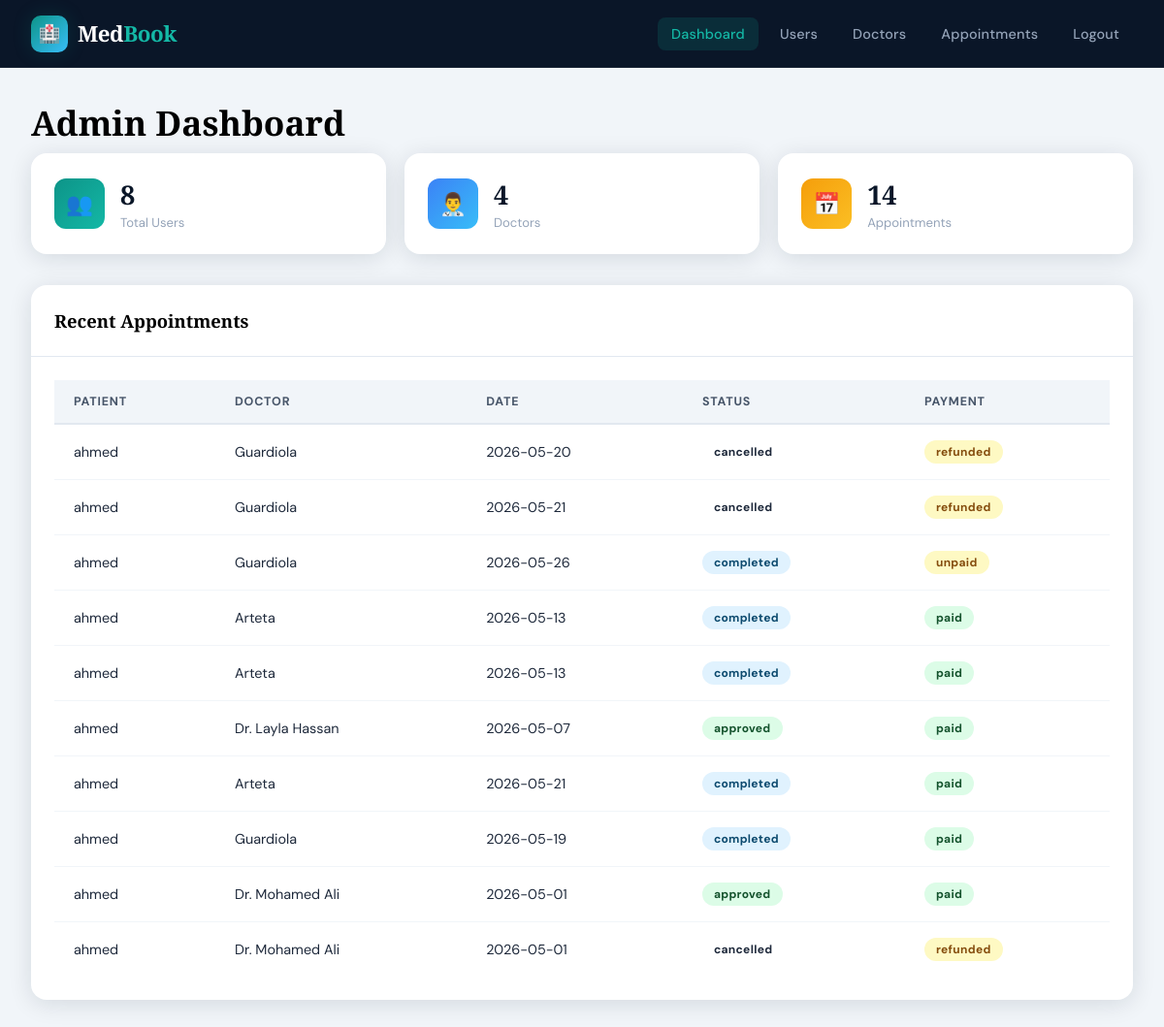
The page /admin/dashboard (signed in) on the database its author committed.
### models.py (models this page shows, shortened)
class Appointment(db.Model):
    __tablename__ = "appointments"
    id = db.Column(db.Integer, primary_key=True)
    patient_id = db.Column(db.Integer, db.ForeignKey("users.id"), nullable=False)
    doctor_id = db.Column(db.Integer, db.ForeignKey("doctors.id"), nullable=False)
    time_slot_id = db.Column(db.Integer, db.ForeignKey("time_slots.id"), nullable=False)
    status = db.Column(db.String(20), nullable=False, default="pending")
    meeting_link = db.Column(db.String(300), nullable=True)
    notes = db.Column(db.Text, nullable=True)
    doctor_notes = db.Column(db.Text, nullable=True)
    payment_status = db.Column(db.String(20), default="unpaid")
    created_at = db.Column(db.DateTime, default=datetime.utcnow)
    updated_at = db.Column(db.DateTime, default=datetime.utcnow, onupdate=datetime.utcnow)
    payment = db.relationship("Payment", backref="appointment", uselist=False, lazy=True)

class User(db.Model, UserMixin):
    __tablename__ = "users"
    id = db.Column(db.Integer, primary_key=True)
    name = db.Column(db.String(100), nullable=False)
    email = db.Column(db.String(150), unique=True, nullable=False)
    password_hash = db.Column(db.String(200), nullable=False)
    role = db.Column(db.String(20), nullable=False, default="patient")
    phone = db.Column(db.String(20), nullable=True)
    created_at = db.Column(db.DateTime, default=datetime.utcnow)
    is_active = db.Column(db.Boolean, default=True)
    appointments = db.relationship("Appointment", foreign_keys="Appointment.patient_id", backref="patient", lazy=True)
    payments = db.relationship("Payment", backref="user", lazy=True)
    doctor_profile = db.relationship("Doctor", backref="user", uselist=False, lazy=True, cascade="all, delete-orphan")

class TimeSlot(db.Model):
    __tablename__ = "time_slots"
    id = db.Column(db.Integer, primary_key=True)
    doctor_id = db.Column(db.Integer, db.ForeignKey("doctors.id"), nullable=False)
    date = db.Column(db.Date, nullable=False)
    start_time = db.Column(db.Time, nullable=False)
    end_time = db.Column(db.Time, nullable=False)
    is_available = db.Column(db.Boolean, default=True)
    created_at = db.Column(db.DateTime, default=datetime.utcnow)
    appointment = db.relationship("Appointment", backref="time_slot", uselist=False, lazy=True)

### routes/admin.py (the view)
@admin_bp.route("/dashboard")
@admin_required
def dashboard():
    total_users = User.query.count()
    total_doctors = Doctor.query.count()
    total_appointments = Appointment.query.count()
    recent_appointments = (
        Appointment.query.order_by(Appointment.created_at.desc())
        .limit(10)
        .all()
    )
    return render_template(
        "admin/dashboard.html",
        total_users=total_users,
        total_doctors=total_doctors,
        total_appointments=total_appointments,
        recent_appointments=recent_appointments,
    )

### models.py (called while the page is built)
@login_manager.user_loader
def load_user(user_id):
    return User.query.get(int(user_id))

### routes/admin.py (called while the page is built)
def admin_required(f):
    @wraps(f)
    def decorated(*args, **kwargs):
        if not current_user.is_authenticated:
            return redirect(url_for("auth.login"))
        if current_user.role != "admin":
            flash("Admin access required.", "danger")
            return redirect(url_for("main.index"))
        return f(*args, **kwargs)
    return decorated

### templates/admin/dashboard.html (shortened to what this page needs)
<!DOCTYPE html>
<html lang="en">
<head><meta charset="UTF-8"><title>Admin Dashboard - MedBook</title>
<link rel="stylesheet" href="{{ url_for('static', filename='css/style.css') }}"></head>
<body>
<div class="navbar">
  <a href="/" class="navbar-brand"><div class="brand-icon">🏥</div><div class="brand-text">Med<span>Book</span></div></a>
  <ul class="nav-links">
    <li><a href="{{ url_for('admin.dashboard') }}" class="active">Dashboard</a></li>
    <li><a href="{{ url_for('admin.manage_users') }}">Users</a></li>
    <li><a href="{{ url_for('admin.manage_doctors') }}">Doctors</a></li>
    <li><a href="{{ url_for('admin.all_appointments') }}">Appointments</a></li>
    <li><a href="{{ url_for('auth.logout') }}">Logout</a></li>
  </ul>
</div>
<div class="main-content">
  <h2 class="page-title">Admin Dashboard</h2>
  <div class="stats-grid">
    <div class="stat-card"><div class="stat-icon stat-teal">👥</div><div><div class="stat-value">{{ total_users }}</div><div class="stat-desc">Total Users</div></div></div>
    <div class="stat-card"><div class="stat-icon stat-blue">👨‍⚕️</div><div><div class="stat-value">{{ total_doctors }}</div><div class="stat-desc">Doctors</div></div></div>
    <div class="stat-card"><div class="stat-icon stat-amber">📅</div><div><div class="stat-value">{{ total_appointments }}</div><div class="stat-desc">Appointments</div></div></div>
  </div>
  <div class="card">
    <div class="card-header"><div class="card-title">Recent Appointments</div></div>
    <div class="card-body">
      {% if recent_appointments %}
      <table>
        <thead><tr><th>Patient</th><th>Doctor</th><th>Date</th><th>Status</th><th>Payment</th></tr></thead>
        <tbody>
          {% for appt in recent_appointments %}
          <tr>
            <td>{{ appt.patient.name }}</td>
            <td>{{ appt.doctor.user.name }}</td>
            <td>{{ appt.time_slot.date if appt.time_slot else 'N/A' }}</td>
            <td><span class="badge badge-{{ appt.status }}">{{ appt.status }}</span></td>
            <td><span class="badge badge-{{ 'paid' if appt.payment_status=='paid' else 'pending' }}">{{ appt.payment_status }}</span></td>
          </tr>
          {% endfor %}
        </tbody>
      </table>
      {% else %}
      <div class="empty-state"><div class="empty-title">No appointments yet</div></div>
      {% endif %}
    </div>
  </div>
</div>
</body></html>

### static/css/style.css (style rules this page uses)
:root { --navy: #0a1628; --navy-mid: #0f2040; --teal: #0d9488; --teal-light: #14b8a6; --teal-glow: rgba(13,148,136,0.18); --sky: #38bdf8; --cream: #f8f6f1; --white: #ffffff; --gray-100: #f1f5f9; --gray-200: #e2e8f0; --gray-400: #94a3b8; --gray-600: #475569; --gray-800: #1e293b; --red: #ef4444; --amber: #f59e0b; --green: #22c55e; --radius: 16px; --radius-sm: 8px; --shadow: 0 4px 24px rgba(10,22,40,0.12); --shadow-lg: 0 12px 48px rgba(10,22,40,0.22); --transition: all 0.3s cubic-bezier(0.4,0,0.2,1); }
*, *::before, *::after { box-sizing: border-box; margin: 0; padding: 0; }
html { scroll-behavior: smooth; }
body { font-family: 'DM Sans', sans-serif; background: var(--cream); color: var(--gray-800); min-height: 100vh; overflow-x: hidden; }
.navbar { background: var(--navy); padding: 0 2rem; height: 70px; display: flex; align-items: center; justify-content: space-between; position: sticky; top: 0; z-index: 1000; border-bottom: 1px solid rgba(255,255,255,0.06); backdrop-filter: blur(12px); }
.navbar-brand { display: flex; align-items: center; gap: 10px; text-decoration: none; }
.brand-icon { width: 38px; height: 38px; background: linear-gradient(135deg, var(--teal), var(--sky)); border-radius: 10px; display: flex; align-items: center; justify-content: center; font-size: 18px; box-shadow: 0 0 20px var(--teal-glow); }
.brand-text { font-family: 'Playfair Display', serif; font-size: 1.4rem; font-weight: 700; color: var(--white); letter-spacing: -0.5px; }
.brand-text span { color: var(--teal-light); }
.nav-links { display: flex; align-items: center; gap: 8px; list-style: none; }
.nav-links a { color: var(--gray-400); text-decoration: none; font-size: 0.9rem; font-weight: 500; padding: 8px 14px; border-radius: var(--radius-sm); transition: var(--transition); letter-spacing: 0.2px; }
.nav-links a.active { color: var(--teal-light); background: var(--teal-glow); }
.card { background: var(--white); border-radius: var(--radius); box-shadow: var(--shadow); overflow: hidden; transition: var(--transition); }
.card-header { padding: 1.5rem; border-bottom: 1px solid var(--gray-200); display: flex; align-items: center; justify-content: space-between; }
.card-title { font-family: 'Playfair Display', serif; font-size: 1.15rem; font-weight: 700; color: var(--navy); }
.card-body { padding: 1.5rem; }
.page-title { font-family: 'Playfair Display', serif; font-size: 2.2rem; font-weight: 700; color: var(--white); margin-bottom: 0.5rem; }
.main-content { padding: 2rem; background: var(--gray-100); }
.stats-grid { display: grid; grid-template-columns: repeat(auto-fit, minmax(200px, 1fr)); gap: 1.2rem; margin-bottom: 2rem; }
.stat-card { background: var(--white); border-radius: var(--radius); padding: 1.5rem; box-shadow: var(--shadow); display: flex; align-items: center; gap: 1rem; transition: var(--transition); animation: fadeInUp 0.5s ease both; }
.stat-icon { width: 52px; height: 52px; border-radius: 12px; display: flex; align-items: center; justify-content: center; font-size: 1.4rem; flex-shrink: 0; }
.stat-teal { background: linear-gradient(135deg, var(--teal), var(--teal-light)); }
.stat-blue { background: linear-gradient(135deg, #3b82f6, var(--sky)); }
.stat-amber { background: linear-gradient(135deg, var(--amber), #fbbf24); }
.stat-value { font-family: 'Playfair Display', serif; font-size: 1.7rem; font-weight: 700; color: var(--navy); }
.stat-desc { font-size: 0.82rem; color: var(--gray-400); margin-top: 2px; }
table { width: 100%; border-collapse: collapse; }
thead tr { background: var(--gray-100); border-bottom: 2px solid var(--gray-200); }
th { padding: 14px 20px; text-align: left; font-size: 0.78rem; font-weight: 700; color: var(--gray-600); letter-spacing: 0.8px; text-transform: uppercase; }
td { padding: 16px 20px; border-bottom: 1px solid var(--gray-100); font-size: 0.9rem; color: var(--gray-800); }
tr:last-child td { border-bottom: none; }
.badge { display: inline-flex; align-items: center; gap: 4px; padding: 4px 12px; border-radius: 100px; font-size: 0.75rem; font-weight: 700; letter-spacing: 0.3px; }
.badge-pending { background: #fef9c3; color: #854d0e; }
.badge-approved { background: #dcfce7; color: #14532d; }
.badge-completed { background: #e0f2fe; color: #0c4a6e; }
.badge-paid { background: #dcfce7; color: #14532d; }
h2, h3, h4, h5 { color: #000 !important; }
.page-title { color: #000 !important; font-weight: 700; }
.card-title { color: #000 !important; }

### rows shown on the page
Appointment: patient.name "ahmed", doctor.user.name "Guardiola", time_slot "2026-05-20", status "cancelled", payment_status "refunded"
Appointment: patient.name "ahmed", doctor.user.name "Guardiola", time_slot "2026-05-21", status "cancelled", payment_status "refunded"
Appointment: patient.name "ahmed", doctor.user.name "Guardiola", time_slot "2026-05-26", status "completed", payment_status "unpaid"
Appointment: patient.name "ahmed", doctor.user.name "Arteta", time_slot "2026-05-13", status "completed", payment_status "paid"
Appointment: patient.name "ahmed", doctor.user.name "Arteta", time_slot "2026-05-13", status "completed", payment_status "paid"
Appointment: patient.name "ahmed", doctor.user.name "Dr. Layla Hassan", time_slot "2026-05-07", status "approved", payment_status "paid"
Appointment: patient.name "ahmed", doctor.user.name "Arteta", time_slot "2026-05-21", status "completed", payment_status "paid"
Appointment: patient.name "ahmed", doctor.user.name "Guardiola", time_slot "2026-05-19", status "completed", payment_status "paid"
Appointment: patient.name "ahmed", doctor.user.name "Dr. Mohamed Ali", time_slot "2026-05-01", status "approved", payment_status "paid"
Appointment: patient.name "ahmed", doctor.user.name "Dr. Mohamed Ali", time_slot "2026-05-01", status "cancelled", payment_status "refunded"

### other values the page prints
{{ total_users }} "8"
{{ total_doctors }} "4"
{{ total_appointments }} "14"
